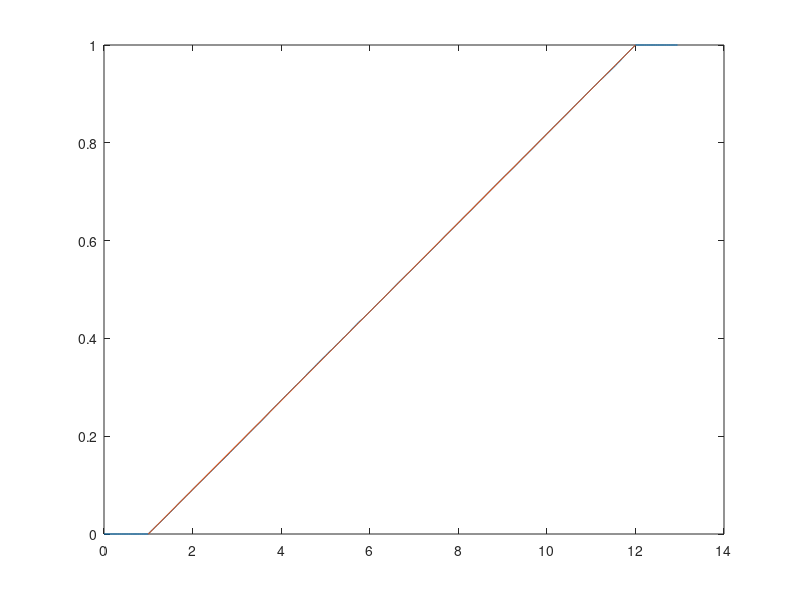

Recreate this plot in MATLAB.
N=100000;
a=1; b=12;
K=0;
kis=a+rand(1,N)*(b-a);
L = min(kis);
U = max(kis);
x=L-1:0.05:U+1;
y=empirical_cdf(x,kis);
plot(x,y);
hold on;
plot([a,b],[0,1])
hold off;
